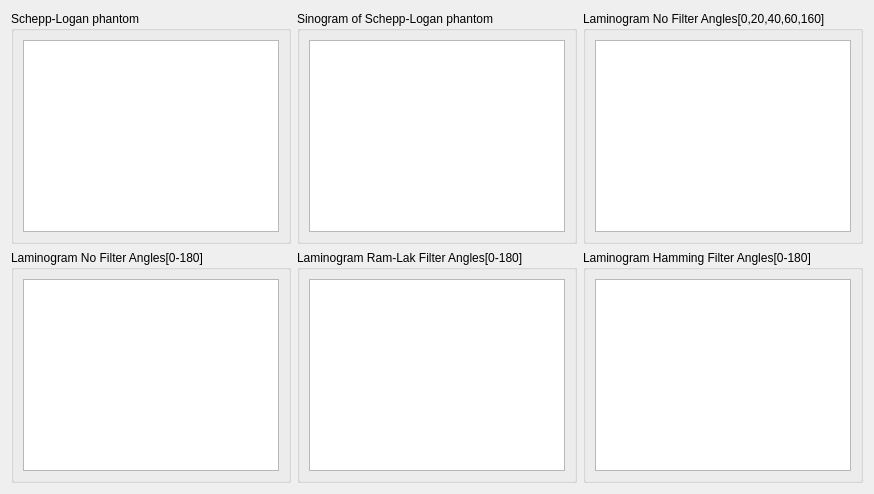
      <widget class="QWidget" name="tab_4">
       <attribute name="title">
        <string>Back Projection</string>
       </attribute>
       <layout class="QGridLayout" name="gridLayout_48">
        <item row="0" column="0">
         <widget class="QGroupBox" name="phantomImage_BackProjection_groupBox">
          <property name="title">
           <string>Schepp-Logan phantom</string>
          </property>
          <layout class="QGridLayout" name="gridLayout_42">
           <item row="0" column="0">
            <widget class="MplWidget" name="phantomImage_BackProjection_display"/>
           </item>
          </layout>
         </widget>
        </item>
        <item row="0" column="1">
         <widget class="QGroupBox" name="phantomSinogram_BackProjection_groupBox">
          <property name="title">
           <string>Sinogram of Schepp-Logan phantom</string>
          </property>
          <layout class="QGridLayout" name="gridLayout_43">
           <item row="0" column="0">
            <widget class="MplWidget" name="phantomSinogram_BackProjection_display"/>
           </item>
          </layout>
         </widget>
        </item>
        <item row="0" column="2">
         <widget class="QGroupBox" name="phantomlaminogram_NoFilter_specificAngles_BackProjection_groupBox">
          <property name="title">
           <string>Laminogram No Filter Angles[0,20,40,60,160]</string>
          </property>
          <layout class="QGridLayout" name="gridLayout_44">
           <item row="0" column="0">
            <widget class="MplWidget" name="phantomlaminogram_NoFilter_specificAngles_BackProjection_display"/>
           </item>
          </layout>
         </widget>
        </item>
        <item row="1" column="0">
         <widget class="QGroupBox" name="phantomlaminogram_NoFilter_allAngles_BackProjection_groupBox">
          <property name="title">
           <string>Laminogram No Filter Angles[0-180]</string>
          </property>
          <layout class="QGridLayout" name="gridLayout_45">
           <item row="0" column="0">
            <widget class="MplWidget" name="phantomlaminogram_NoFilter_allAngles_BackProjection_display"/>
           </item>
          </layout>
         </widget>
        </item>
        <item row="1" column="1">
         <widget class="QGroupBox" name="phantomlaminogram_RamlakFilter_allAngles_BackProjection_groupBox">
          <property name="title">
           <string>Laminogram Ram-Lak Filter Angles[0-180]</string>
          </property>
          <layout class="QGridLayout" name="gridLayout_46">
           <item row="0" column="0">
            <widget class="MplWidget" name="phantomlaminogram_RamlakFilter_allAngles_BackProjection_display"/>
           </item>
          </layout>
         </widget>
        </item>
        <item row="1" column="2">
         <widget class="QGroupBox" name="phantomlaminogram_HammingFilter_allAngles_BackProjection_groupBox">
          <property name="title">
           <string>Laminogram Hamming Filter Angles[0-180]</string>
          </property>
          <layout class="QGridLayout" name="gridLayout_47">
           <item row="0" column="0">
            <widget class="MplWidget" name="phantomlaminogram_HammingFilter_allAngles_BackProjection_display"/>
           </item>
          </layout>
         </widget>
        </item>
       </layout>
      </widget>
